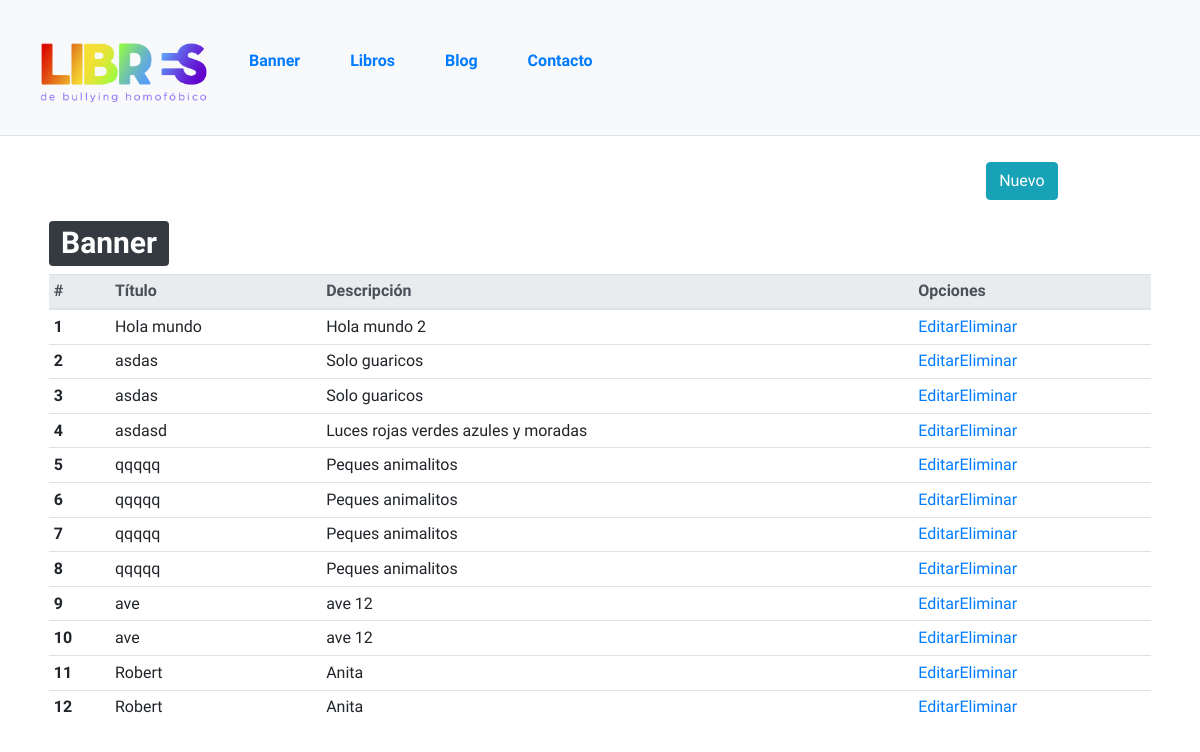
Page /index.php/banner/guardar on the earlier database version.
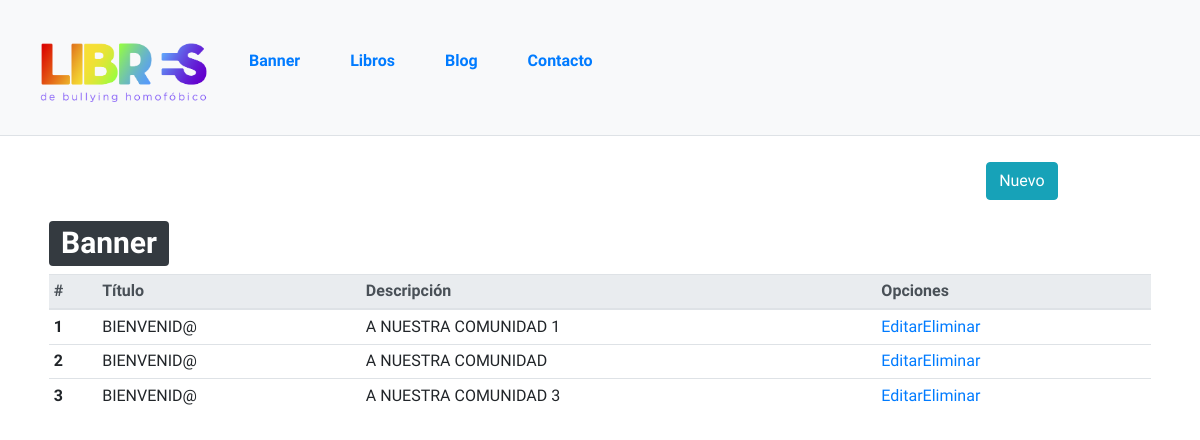
Same page on the later database version.
### tables this page shows
CREATE TABLE `banner` (
  `id` int(10) UNSIGNED NOT NULL,
  `titulo` varchar(128) NOT NULL,
  `descripcion` varchar(128) NOT NULL,
  `texto` text NOT NULL,
  `estado` enum('PUBLICADO','ELIMINADO') NOT NULL DEFAULT 'PUBLICADO',
  `imagen1` varchar(128) DEFAULT NULL,
  `imagen2` varchar(128) DEFAULT NULL,
  `creado_b` timestamp NULL DEFAULT NULL,
  `modificado_b` timestamp NULL DEFAULT NULL,
  `precio` varchar(10) DEFAULT NULL
);

### application/controllers/Banner.php (called while the page is built, shortened)
<?php
class Banner extends CI_Controller
{
    function __construct() {
        $this->load->model('BannerModel');
        $this->load->model('ImagenModel');
    }
    public function index($mensaje ="BIENVENIDO")
    {
        $banners = $this->BannerModel->getBanners();
        $this->load->view('template/cabecera_admin');
        $this->load->view('banner/index',compact('banners','mensaje'));
        $this->load->view('template/piedepagina_admin');
    }
    public function guardar()
    {
        $this->form_validation->set_rules('titulo','Titulo','required');
        $this->form_validation->set_rules('descripcion','Descripcion','required');
        if($this->form_validation->run() == TRUE)
        {
            try{
                $imagen1 = $this->ImagenModel->cargarImagenServidor('imagen1');
                if(is_null($imagen1))
                {
                    $this->index("Error al cargar imagen");
                }else{
                    $titulo = $this->input->post('titulo');
                    $descripcion = $this->input->post('descripcion');
                    $this->BannerModel->guardar($titulo, $descripcion, "", "", $imagen1);
                    $this->index("Dato creado con exito");
                }
            }catch(Exception $e){
                $this->index("Error en subir imagen");
            }
        }else{
            $this->index("Debe llenar todos los campos");
        }
    }
}

### index.php (called while the page is built, shortened)
<?php
require_once BASEPATH.'core/CodeIgniter.php';

### application/models/BannerModel.php (called while the page is built, shortened)
<?php
class BannerModel extends CI_Model
{
    public function getBanners()
    {
        return $this->db->query('select * from banner')->result();
    }
}

### application/views/banner/index.php (the view)
<div class="container-fluid pt-0 pb-5 pr-5 pl-5">
    <div class="row">
        <div class="col">
            <div class="alert alert-danger alert-dismissible fade show" role="alert">
                <strong>MENSAJE: </strong> <?=$mensaje;?>
                    <button type="button" class="close" data-dismiss="alert" aria-label="Close">
                        <span aria-hidden="true">&times;</span>
                    </button>
            </div>
        </div>
    </div>
    <br><br><br><br>
    <div class="row text-right">
        <div class="col-11">
            <a href="<?php echo base_url();?>Banner/nuevo" class="btn btn-info" role="button">Nuevo</a>
        </div>
    </div>
    <div class="row">
        <div class="col p-3">
            <h1><span class='badge badge-dark'>Banner</span></h1>
            <div class="table-responsive table-responsive-sm table-responsive-md table-responsive-lg table-responsive-xl">
                <table class="table table-hover table-sm">
                    <thead class="thead-light">
                        <tr>
                            <th scope="col">#</th>
                            <th scope="col">Título</th>
                            <th scope="col">Descripción</th>
                            <th scope="col">Opciones</th>
                        </tr>
                    </thead>
                    <tbody>
                        <?php
                            $n=1;
                            foreach ($banners as $banner)
                            {
                                echo "<tr>".
                                "<th scope='row'>".$n++."</th>".
                                "<td>".$banner->titulo."</td>".
                                "<td>".$banner->descripcion."</td>".
                                "<td>".
                                    "<a href='".base_url()."Banner/editar/".$banner->id."'>Editar</a>".
                                    "<a href='".base_url()."Banner/eliminar/".$banner->id."'>Eliminar</a>".
                                "</td>".
                                "</tr>";
                            }
                        ?>
                    </tbody>
                </table>
            </div>
        </div>
    </div>
</div>

### application/views/template/cabecera_admin.php (shortened to what this page needs)
<!DOCTYPE html>
<html lang="es">
    <head>
            <link href="<?php echo base_url();?>assets/css/bootstrap.min.css" rel="stylesheet" type="text/css">
            <link href="<?php echo base_url();?>assets/css/style.css" rel="stylesheet" type="text/css">
            <link href="<?php echo base_url();?>assets/vendor/fontawesome-free/css/all.min.css" rel="stylesheet" type="text/css">
            <link href="<?php echo base_url();?>assets/css/hover.css" rel="stylesheet" type="text/css">
    </head>
    <body>
        <ul class="nav nav-tabs bg-light flex-row fixed-top p-4">
            <li class="nav-item active">
                <h5 class="">
                    <a class="" href="<?php echo base_url();?>Inicio/">
                        <?php
                            echo "<img src='".base_url()."/assets/img/libres_peq.png' alt='Logo libres' class='pr-3n' width='200'>";
                        ?>
                    </a>
                </h5>
            </li>
            <li class="nav-item">
                <a class="p-4 nav-link  font-weight-bold" href="<?php echo base_url();?>Banner/">Banner</a>
            </li>
            <li class="nav-item">
                <a class="p-4 nav-link font-weight-bold" href="<?php echo base_url();?>Libros/">Libros</a>
            </li>
            <li class="nav-item">
                <a class="p-4 nav-link font-weight-bold" href="<?php echo base_url();?>Blog/">Blog</a>
            </li>
            <li class="nav-item">
                <a class="p-4 nav-link font-weight-bold" href="<?php echo base_url();?>Contacto/">Contacto</a>
            </li>
        </ul>

### application/views/template/piedepagina_admin.php (shortened to what this page needs)
    </body>
</html>

### assets/css/style.css (style rules this page uses)
body { font-family: 'PT Sans', sans-serif; }

Differences in the rows shown:
removed banner: titulo "Hola mundo", descripcion "Hola mundo 2"
removed banner: titulo "asdas", descripcion "Solo guaricos"
removed banner: titulo "qqqqq", descripcion "Peques animalitos"
removed banner: titulo "qqqqq", descripcion "Peques animalitos"
removed banner: titulo "qqqqq", descripcion "Peques animalitos"
removed banner: titulo "ave", descripcion "ave 12"
removed banner: titulo "ave", descripcion "ave 12"
removed banner: titulo "Robert", descripcion "Anita"
removed banner: titulo "Robert", descripcion "Anita"
changed banner: titulo "asdas" → "BIENVENID@"; descripcion "Solo guaricos" → "A NUESTRA COMUNIDAD 1"
changed banner: titulo "asdasd" → "BIENVENID@"; descripcion "Luces rojas verdes azules y moradas" → "A NUESTRA COMUNIDAD"
changed banner: titulo "qqqqq" → "BIENVENID@"; descripcion "Peques animalitos" → "A NUESTRA COMUNIDAD 3"
